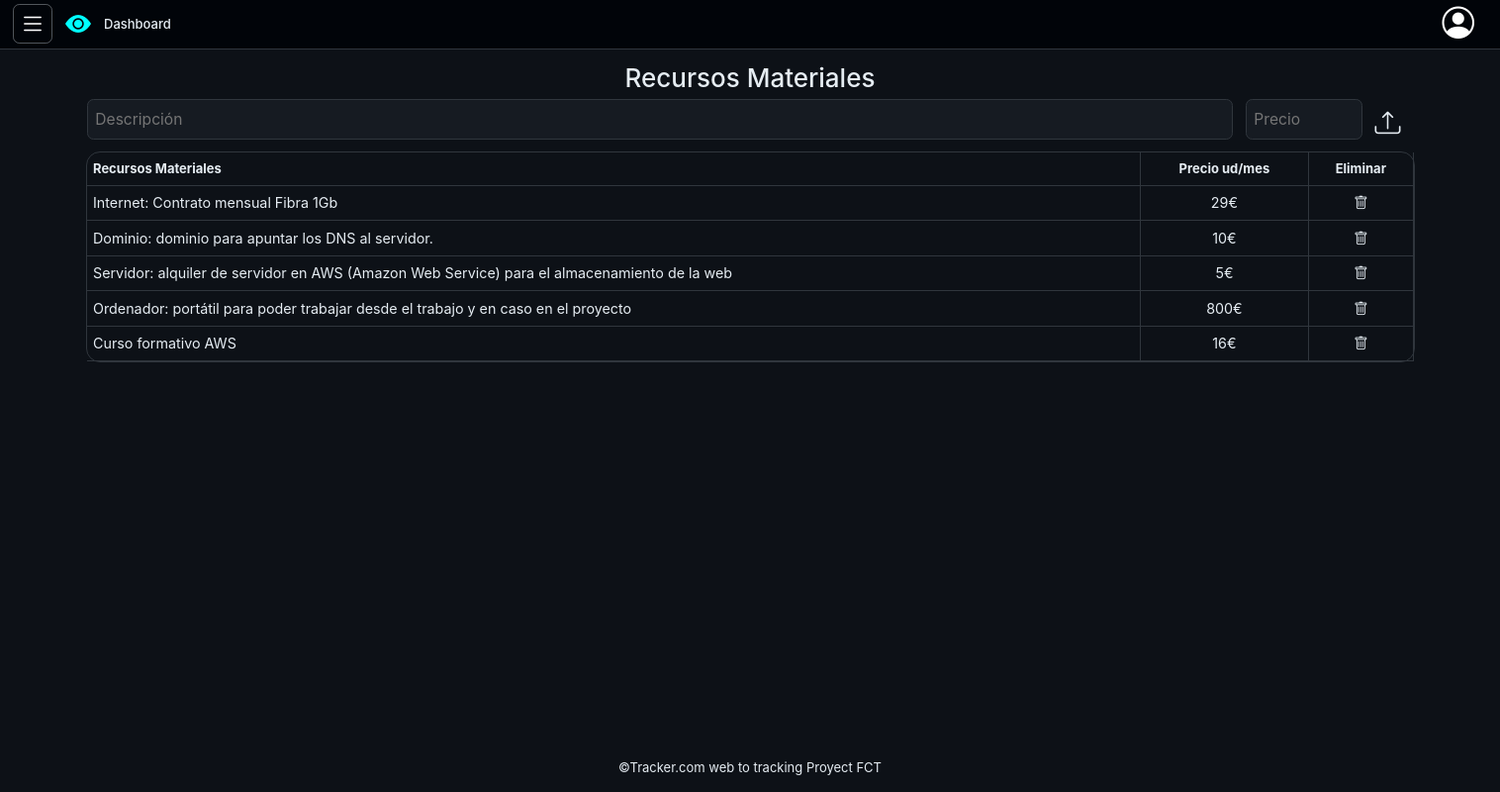
Page /repositorios/yvr@gmail.com/dashboard.php?recursosm (signed in) on the committed database.
### tables this page shows
CREATE TABLE `recursosm` (
  `cod_Recurso` int(11) AUTO_INCREMENT PRIMARY KEY,
  `descripcion` varchar(500) NOT NULL,
  `meses` int(11) NOT NULL,
  `precio` int(11) NOT NULL,
  `id_Alumno` int(11) NOT NULL,
  FOREIGN KEY (id_Alumno) REFERENCES usuarios(id) ON DELETE CASCADE
);

### repositorios/yvr@gmail.com/php/conexion.php (called while the page is built, shortened)
<?php
class Conexion extends PDO
{
    private $host = 'localhost';
    private $BBDD = 'tracker';
    public function __construct()
    {
        $dsn = "mysql:host=$this->host;dbname=$this->BBDD;charset=utf8";
    }
    function verRecursosM($id_Alumno)
    {
        $sql = 'SELECT * FROM recursosm WHERE id_Alumno = ?';
        $stmt = $this->prepare($sql);
        $stmt->bindParam(1, $id_Alumno, PDO::PARAM_INT);
        $stmt->execute();
        if ($stmt->rowCount() > 0) {
            return $stmt->fetchAll(PDO::FETCH_OBJ);
        } else {
            return null;
        }
    }
}

### repositorios/yvr@gmail.com/php/recursosm.php (the view, shortened to what this page needs)
<section id="recursos">
    <h2>Recursos Materiales</h2>
    <section id="formrecursos">
        <form action="php/modificador.php" method="POST" class="recursoM">
            <input type="text" name="contenido" placeholder="Descripción">
            <input type="text" name="precio" placeholder="Precio">
            <label for="submit">
                <i class="bi bi-upload"></i>
            </label>
        </form>
    </section>
    <?php
    require_once "conexion.php";
    if ($recursos = (new Conexion)->verRecursosM($_SESSION["usuario"]->id)) {
        echo "<table class=\"tablarecursos\"><tr><th>Recursos Materiales</th><th>Precio ud/mes</th><th>Eliminar</th></tr>";
        foreach ($recursos as $recurso) {
            echo "<tr><td>{$recurso->descripcion}</td><td>{$recurso->precio}€</td><td><a href=\"php/modificador.php?cod_RecursoM={$recurso->cod_Recurso}\"><i class=\"bi bi-trash\"></i></a></td></tr>";
        }
    }
    ?>
    </table>
</section>

### repositorios/yvr@gmail.com/css/styles.css (style rules this page uses)
*, *::after, *::before { margin: 0; padding: 0; box-sizing: border-box; }
:root { font-size: 13px; font-family: Verdana, Geneva, Tahoma, sans-serif; }
body { width: 100vw; min-height: 100vh; display: flex; flex-direction: column; justify-content: space-between; overflow-x: hidden; overflow-y: auto; background-color: #010409; }
body #main-dashboard label { cursor: pointer; border: none; float: right; outline: none; margin-right: 1rem; margin-bottom: 0.5rem; display: grid; place-content: center; }
body #main-dashboard label i { color: #E6EDF3; font-size: 1.3rem; }
body #main-dashboard input { display: block; background-color: #161B22; border-radius: 0.5rem; border: 1px solid #30363d; width: 100%; color: #E6EDF3; padding: 1rem; margin-bottom: 1rem; font-size: 1.2rem; }
body #main-dashboard #recursos { width: 100%; height: 100%; display: flex; flex-direction: column; align-items: center; color: #E6EDF3; }
body #main-dashboard #recursos #formrecursos { width: 90%; }
body #main-dashboard #recursos #formrecursos i { font-size: 2rem; }
body #main-dashboard #recursos #formrecursos form { display: flex; flex-direction: row; justify-content: space-between; align-items: center; gap: 1rem; }
body #main-dashboard #recursos #formrecursos form input[type=text] { width: 100%; padding: 0.6rem; }
body #main-dashboard #recursos #formrecursos form input[type=text]:nth-child(2) { width: 10%; }
body #main-dashboard #recursos .tablarecursos { width: 90%; flex-grow: 1; outline: 1px solid #30363d; border-radius: 1rem; border-collapse: collapse; }
body #main-dashboard #recursos .tablarecursos i, body #main-dashboard #recursos .tablarecursos td { color: #E6EDF3; font-size: 1.1rem; }
body #main-dashboard #recursos .tablarecursos th:not(:nth-child(1)), body #main-dashboard #recursos .tablarecursos td:not(:nth-child(1)) { text-align: center; }
body #main-dashboard #recursos .tablarecursos th, body #main-dashboard #recursos .tablarecursos td { padding: 0.5rem; border-bottom: 1px solid #30363d; border-right: 1px solid #30363d; }

### rows in the picture
recursosm: descripcion "Internet: Contrato mensual Fibra 1Gb", precio "29"
recursosm: descripcion "Dominio: dominio para apuntar los DNS al servidor.", precio "10"
recursosm: descripcion "Servidor: alquiler de servidor en AWS (Amazon Web Service) para el almacenamiento de la web", precio "5"
recursosm: descripcion "Ordenador: portátil para poder trabajar desde el trabajo y en caso en el proyecto", precio "800"
recursosm: descripcion "Curso formativo AWS", precio "16"
